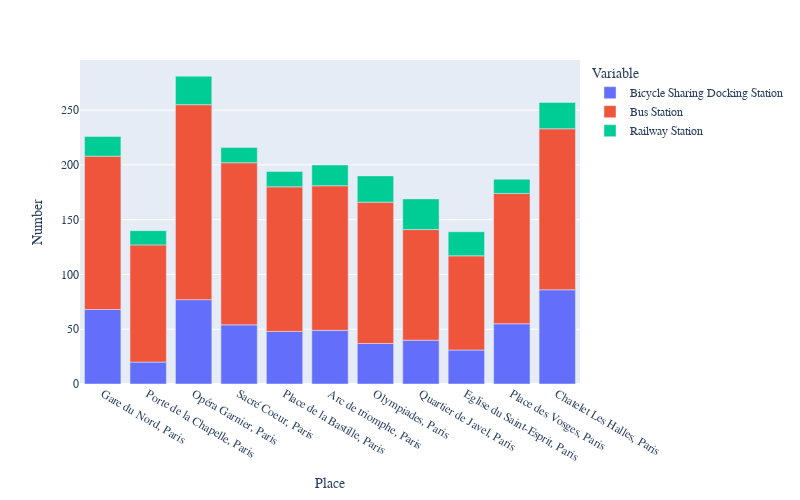

This figure's notebook cell:
### Code cell
graph_compare_places = hs.compare_places_public_transportation(stations_count_df)
graph_compare_places.show()

### Figure 1 — Plotly figure (JSON) as saved in the notebook; plotly's stock layout.template omitted (floating-point values rounded to 4 significant figures)
{"data": [{"alignmentgroup": "True", "hovertemplate": "Variable=Bicycle Sharing Docking Station<br>Place=%{x}<br>Number=%{y}<extra></extra>", "legendgroup": "Bicycle Sharing Docking Station", "marker": {"color": "#636efa", "pattern": {"shape": ""}}, "name": "Bicycle Sharing Docking Station", "offsetgroup": "Bicycle Sharing Docking Station", "orientation": "v", "showlegend": true, "textposition": "auto", "type": "bar", "x": ["Gare du Nord, Paris", "Porte de la Chapelle, Paris", "Opéra Garnier, Paris", "Sacré Coeur, Paris", "Place de la Bastille, Paris", "Arc de triomphe, Paris", "Olympiades, Paris", "Quartier de Javel, Paris", "Eglise du Saint-Esprit, Paris", "Place des Vosges, Paris", "Chatelet Les Halles, Paris"], "xaxis": "x", "y": [68, 20, 77, 54, 48, 49, 37, 40, 31, 55, 86], "yaxis": "y"}, {"alignmentgroup": "True", "hovertemplate": "Variable=Bus Station<br>Place=%{x}<br>Number=%{y}<extra></extra>", "legendgroup": "Bus Station", "marker": {"color": "#EF553B", "pattern": {"shape": ""}}, "name": "Bus Station", "offsetgroup": "Bus Station", "orientation": "v", "showlegend": true, "textposition": "auto", "type": "bar", "x": ["Gare du Nord, Paris", "Porte de la Chapelle, Paris", "Opéra Garnier, Paris", "Sacré Coeur, Paris", "Place de la Bastille, Paris", "Arc de triomphe, Paris", "Olympiades, Paris", "Quartier de Javel, Paris", "Eglise du Saint-Esprit, Paris", "Place des Vosges, Paris", "Chatelet Les Halles, Paris"], "xaxis": "x", "y": [140, 107, 178, 148, 132, 132, 129, 101, 86, 119, 147], "yaxis": "y"}, {"alignmentgroup": "True", "hovertemplate": "Variable=Railway Station<br>Place=%{x}<br>Number=%{y}<extra></extra>", "legendgroup": "Railway Station", "marker": {"color": "#00cc96", "pattern": {"shape": ""}}, "name": "Railway Station", "offsetgroup": "Railway Station", "orientation": "v", "showlegend": true, "textposition": "auto", "type": "bar", "x": ["Gare du Nord, Paris", "Porte de la Chapelle, Paris", "Opéra Garnier, Paris", "Sacré Coeur, Paris", "Place de la Bastille, Paris", "Arc de triomphe, Paris", "Olympiades, Paris", "Quartier de Javel, Paris", "Eglise du Saint-Esprit, Paris", "Place des Vosges, Paris", "Chatelet Les Halles, Paris"], "xaxis": "x", "y": [18, 13, 26, 14, 14, 19, 24, 28, 22, 13, 24], "yaxis": "y"}], "layout": {"barmode": "relative", "font": {"family": "sans-serif", "size": 12}, "height": 500, "legend": {"title": {"text": "Variable"}, "tracegroupgap": 0}, "margin": {"t": 60}, "showlegend": true, "width": 800, "xaxis": {"anchor": "y", "domain": [0, 1], "title": {"text": "Place"}}, "yaxis": {"anchor": "x", "domain": [0, 1], "title": {"text": "Number"}}}}
